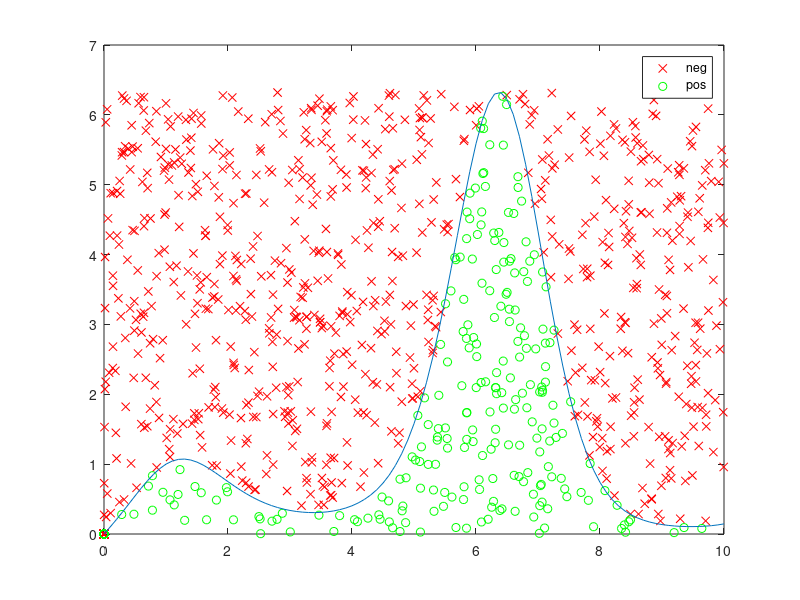

Here is the MATLAB script that generated this plot:
n = 10;
a = 0;
b = 10;
h = (b - a) / n;

F = @(x) x^(cos(x));

for i=1:n+1
  X(i) = h * (i - 1) + a;
  Y(i) = F(X(i));
endfor

quad(F, a, b)

J1 = 0;
for i=1:n
  J1 += h * Y(i);
endfor

J1

J2 = h * (F(a) / 2 + F(b) / 2);
for i=2:n
  J2 += h * Y(i);
endfor
J2

J3 = (h/3) * (F(a) + F(b));
for i=2:n
  if (rem (i, 2) == 0)
    J3 += (h/3) * 4 * Y(i);
  else
    J3 += (h/3) * 2 * Y(i);
  endif
endfor

J3

x = min(X):0.1:max(X);
for i=1:length(x)
  y(i) = F(x(i));
endfor

n_monte = 1000;
positives = 0;
X_rand = rand(1, n_monte) * (b - a) + a;
Y_rand = rand(1, n_monte) * (max(y) - min(y)) + min(y);
for i=1:n_monte
  if (F(X_rand(i)) > Y_rand(i))
    X_pos(i) = X_rand(i);
    Y_pos(i) = Y_rand(i);
    positives += 1;
  else
    X_neg(i) = X_rand(i);
    Y_neg(i) = Y_rand(i);
  endif
endfor

monte = (positives / n_monte) * ( (max(y) - min(y)) * (b - a));
monte

plot(X_neg, Y_neg, "xr; neg;", X_pos, Y_pos, "og; pos;", x, y);